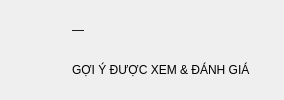
             <widget class="QFrame" name="frameKpiHit">
              <property name="card" stdset="0">
               <bool>true</bool>
              </property>
              <property name="minimumSize">
               <size>
                <width>0</width>
                <height>84</height>
               </size>
              </property>
              <layout class="QHBoxLayout" name="horizontalLayoutKpiHit">
               <property name="spacing">
                <number>12</number>
               </property>
               <property name="leftMargin">
                <number>14</number>
               </property>
               <property name="topMargin">
                <number>10</number>
               </property>
               <property name="rightMargin">
                <number>14</number>
               </property>
               <property name="bottomMargin">
                <number>10</number>
               </property>
               <item>
                <widget class="QLabel" name="labelKpiHitIcon">
                 <property name="minimumSize">
                  <size>
                   <width>46</width>
                   <height>46</height>
                  </size>
                 </property>
                 <property name="maximumSize">
                  <size>
                   <width>46</width>
                   <height>46</height>
                  </size>
                 </property>
                 <property name="text">
                  <string />
                 </property>
                 <property name="pixmap">
                  <pixmap>../images/ic_kpi_hit.png</pixmap>
                 </property>
                 <property name="scaledContents">
                  <bool>true</bool>
                 </property>
                </widget>
               </item>
               <item>
                <layout class="QVBoxLayout" name="verticalLayoutKpiHit">
                 <property name="spacing">
                  <number>0</number>
                 </property>
                 <property name="leftMargin">
                  <number>0</number>
                 </property>
                 <property name="topMargin">
                  <number>0</number>
                 </property>
                 <property name="rightMargin">
                  <number>0</number>
                 </property>
                 <property name="bottomMargin">
                  <number>0</number>
                 </property>
                 <item>
                  <widget class="QLabel" name="labelKpiHit">
                   <property name="text">
                    <string>—</string>
                   </property>
                   <property name="kpi" stdset="0">
                    <string notr="true">value</string>
                   </property>
                  </widget>
                 </item>
                 <item>
                  <widget class="QLabel" name="labelKpiHitCaption">
                   <property name="text">
                    <string>GỢI Ý ĐƯỢC XEM &amp; ĐÁNH GIÁ</string>
                   </property>
                   <property name="kpi" stdset="0">
                    <string notr="true">caption</string>
                   </property>
                  </widget>
                 </item>
                </layout>
               </item>
               <item>
                <spacer name="horizontalSpacer_6">
                 <property name="orientation">
                  <enum>Qt::Horizontal</enum>
                 </property>
                 <property name="sizeHint" stdset="0">
                  <size>
                   <width>20</width>
                   <height>20</height>
                  </size>
                 </property>
                </spacer>
               </item>
              </layout>
             </widget>
